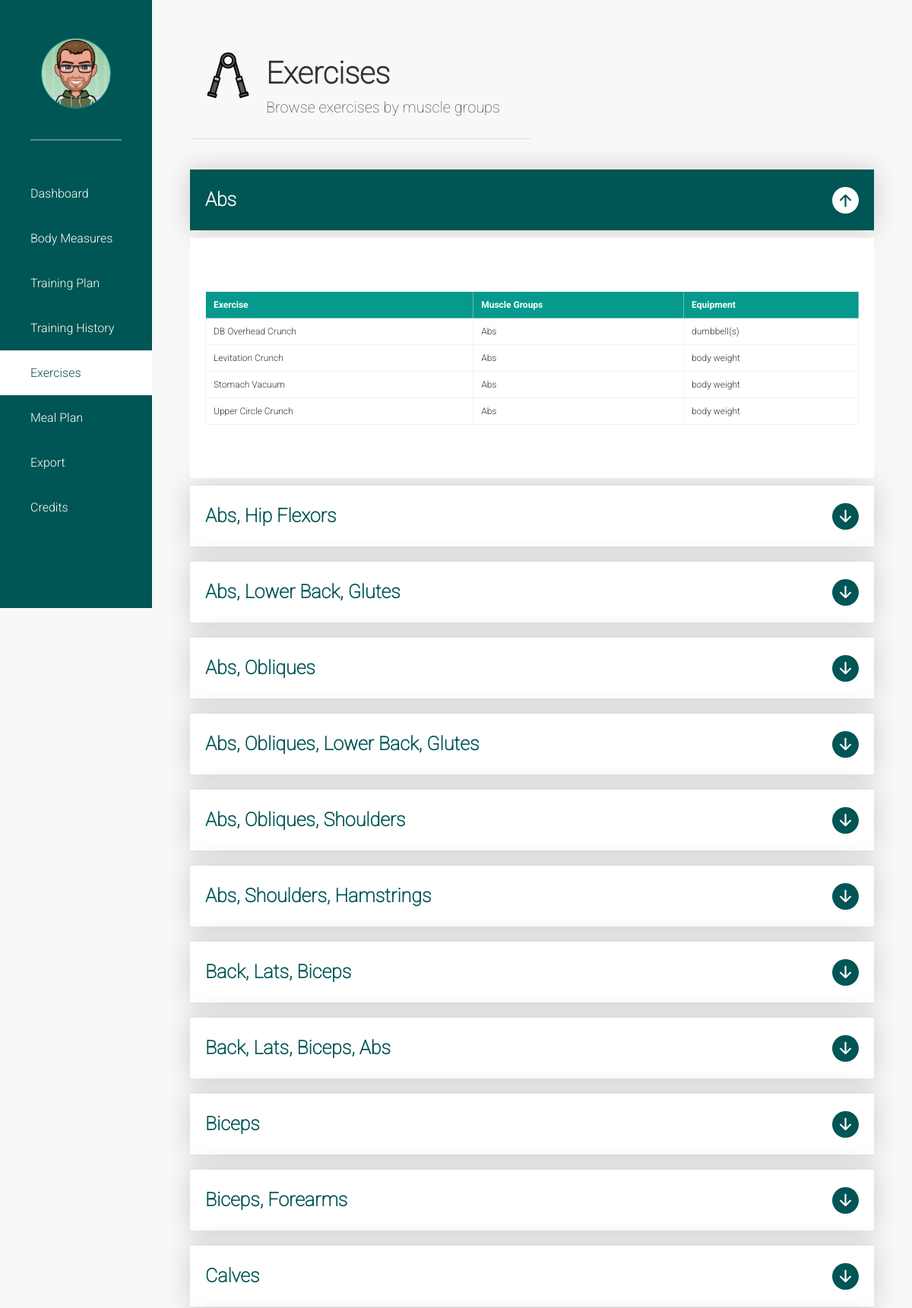
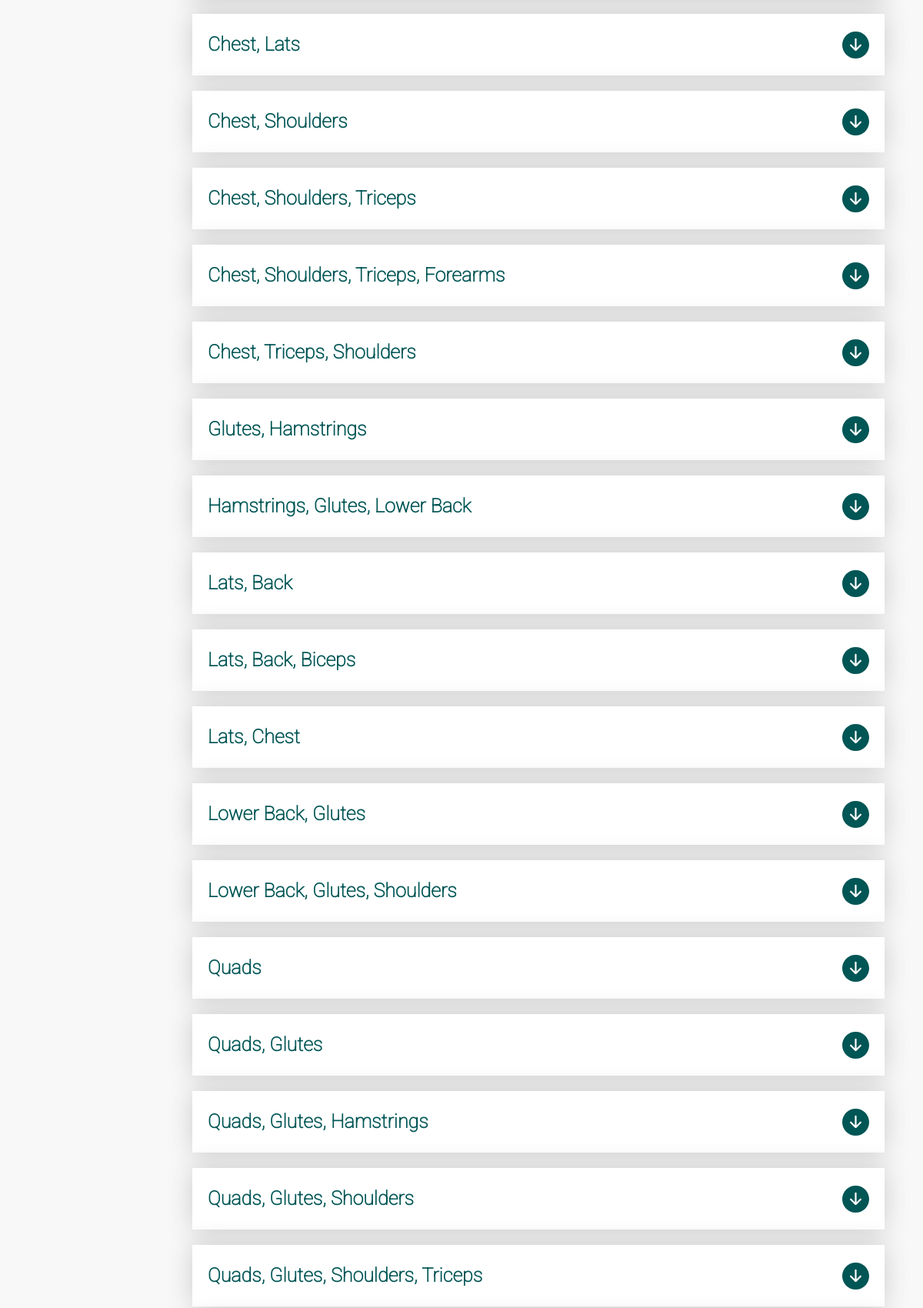
The page /exercises/ (upper part) on the database its author committed (2 pictures, top to bottom).
### tracker/models.py (models this page shows, shortened)
class Exercise(models.Model):
    exercise_name = models.CharField(max_length=100, null=True, blank=True)
    exercise_musclegroup = models.CharField(max_length=100, null=True, blank=True)
    exercise_equipment = models.CharField(max_length=100, null=True, blank=True)

### tracker/views.py (the view)
# urls.py: path("exercises/", views.exercises, name="exercises"),
def exercises(request):
    return render(
        request,
        "tracker/exercises.html",
        get_exercises_context(),
    )

### tracker/views.py (called while the page is built)
def get_exercises():
    exercises = (
        Exercise.objects
        .values(
            "exercise_name",
            "exercise_musclegroup",
            "exercise_equipment",
        )
        .order_by(
            "exercise_musclegroup",
            "exercise_name",
            "exercise_equipment",
        )
    )
    exercises_by_musclegroup = defaultdict(list)
    for exercise in exercises:
        exercises_by_musclegroup[exercise["exercise_musclegroup"]].append(
            {
                "exercise_name": exercise["exercise_name"],
                "exercise_musclegroup": exercise["exercise_musclegroup"],
                "exercise_equipment": exercise["exercise_equipment"],
            }
        )
    return dict(exercises_by_musclegroup)

def get_exercises_context():
    return {
        "exercises_by_musclegroup": get_exercises(),
    }

### tracker/templates/tracker/exercises.html (shortened to what this page needs)
{% extends "tracker/base.html" %}
{% load static %}
{% block content %}
<div class="data-page exercises-page">
    <div class="box-100 box-shadow data-page-box">
        <img class="data-page-box-icon" src="{% static 'tracker/svg/hand-grip-gym.svg' %}" alt="Fitness Dashboard | Hand Grip Icon"
            aria-hidden="true">
        <div class="data-page-header-box">
            <h1 class="data-page-box-headline">Exercises</h1>
            <span class="data-page-box-subheadline">Browse exercises by muscle groups</span>
        </div>
    </div>
    <div class="component accordion-component">
        {% if exercises_by_musclegroup %}
            {% for exercise_musclegroup, exercises in exercises_by_musclegroup.items %}
                <div class="accordion">
                    <div class="
                        accordion-headline
                        {% if forloop.first %}accordion-active{% endif %}
                    ">
                        <h3>{{ exercise_musclegroup }}</h3>
                        <div class="accordion-icon">
                        </div>
                    </div>
                    <div class="
                        accordion-content
                        {% if forloop.first %}accordion-active{% endif %}
                    ">
                        <div class="box-container">
                            <div class="box-100 box-shadow info-box">
                                <table>
                                    <thead>
                                        <tr>
                                            <th>Exercise</th>
                                            <th>Muscle Groups</th>
                                            <th>Equipment</th>
                                        </tr>
                                    </thead>
                                    <tbody>
                                        {% for exercise in exercises %}
                                            <tr>
                                                <td>
                                                    {{ exercise.exercise_name }}
                                                </td>
                                                <td>
                                                    {{ exercise.exercise_musclegroup }}
                                                </td>
                                                <td>
                                                    {{ exercise.exercise_equipment }}
                                                </td>
                                            </tr>
                                        {% empty %}
                                            <tr>
                                                <td colspan="2">
                                                    No exercises available for this muscle group.
                                                </td>
                                            </tr>
                                        {% endfor %}
                                    </tbody>
                                </table>
                            </div>
                        </div>
                    </div>
                </div>
            {% endfor %}
        {% else %}
            <div class="box-container">
                <div class="box-100 info-box">
                    <p>No exercises available yet.</p>
                </div>
            </div>
        {% endif %}
    </div>
</div>
{% endblock %}

### rows shown on the page
Exercise: exercise_name "DB Overhead Crunch", exercise_musclegroup "Abs", exercise_equipment "dumbbell(s)"
Exercise: exercise_name "Levitation Crunch", exercise_musclegroup "Abs", exercise_equipment "body weight"
Exercise: exercise_name "Stomach Vacuum", exercise_musclegroup "Abs", exercise_equipment "body weight"
Exercise: exercise_name "Upper Circle Crunch", exercise_musclegroup "Abs", exercise_equipment "body weight"

### other values the page prints
{{ exercise_musclegroup }} "Abs" "Abs, Hip Flexors" "Abs, Lower Back, Glutes" "Abs, Obliques" "Abs, Obliques, Lower Back, Glutes" "Abs, Obliques, Shoulders" "Abs, Shoulders, Hamstrings" "Back, Lats, Biceps" "Back, Lats, Biceps, Abs" "Biceps" "Biceps, Forearms" "Calves" "Chest, Lats" "Chest, Shoulders" "Chest, Shoulders, Triceps" "Chest, Shoulders, Triceps, Forearms" "Chest, Triceps, Shoulders" "Glutes, Hamstrings" "Hamstrings, Glutes, Lower Back" "Lats, Back" "Lats, Back, Biceps" "Lats, Chest" "Lower Back, Glutes" "Lower Back, Glutes, Shoulders" "Quads" "Quads, Glutes" "Quads, Glutes, Hamstrings" "Quads, Glutes, Shoulders" "Quads, Glutes, Shoulders, Triceps"
